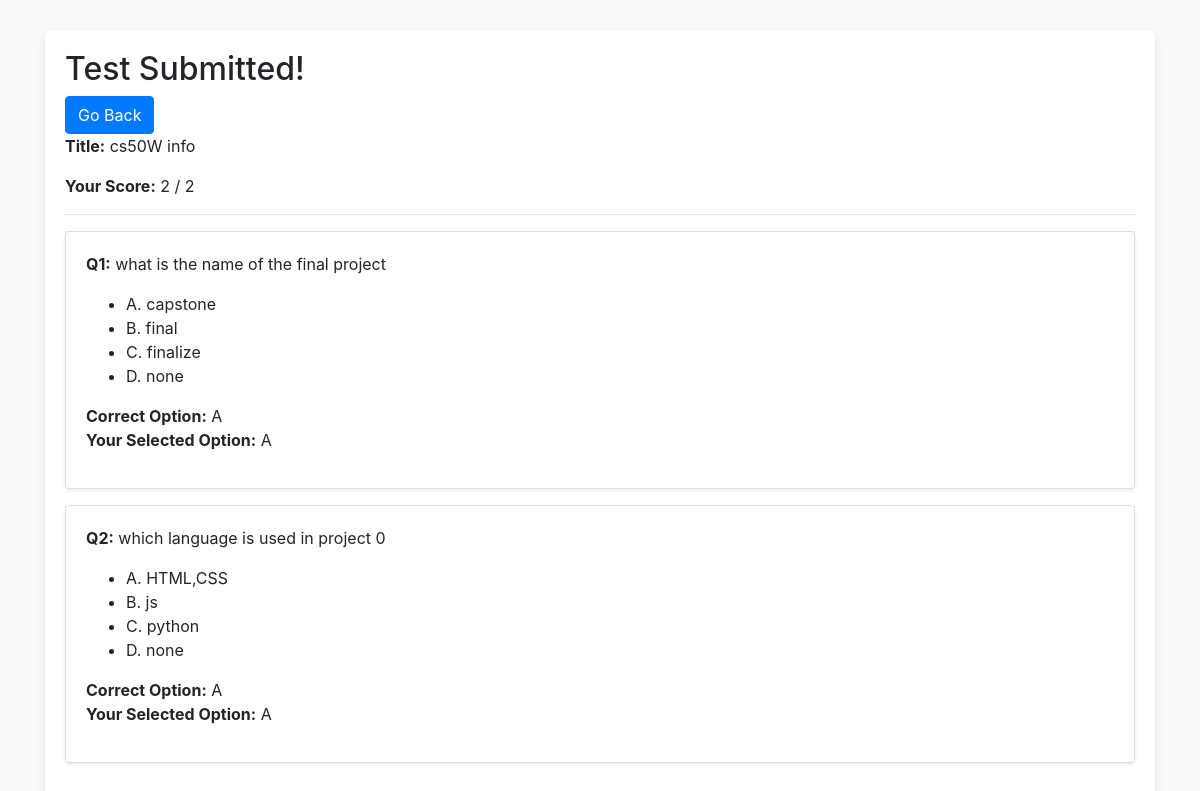
The app's page /score/14 (signed in) with its own data.
### quizApp/models.py (models this page shows, shortened)
class Test(models.Model):
    teacher = models.ForeignKey(User,on_delete=models.CASCADE,limit_choices_to={'user_type':'Teacher'})
    title = models.CharField(max_length=100)
    room_id = models.CharField(max_length=20,unique=True,blank=True)
    allowed_students = models.ManyToManyField(User,related_name="assigned_tests",blank=True,
                                              limit_choices_to={'user_type': 'Student'})
    start_time=models.DateTimeField()
    duration_minutes=models.PositiveIntegerField()
    created_at = models.DateTimeField(auto_now_add=True)
    def serialize(self):
        return {
            "id":self.id,
            "teacher": {
            "id": self.teacher.id,
            "username": self.teacher.username,
            "email": self.teacher.email,
            "name": self.teacher.get_full_name()
            },
            "room_id":self.room_id,
            "title": self.title,
            "start_time": self.start_time,
            "duration_minutes": self.duration_minutes,
            "total_allowed_students":self.allowed_students.count(),
            "total_students_appeared":StudentTest.objects.filter(test=self).count()
        }

class Question(models.Model):
    test = models.ForeignKey(Test,on_delete=models.CASCADE,related_name='questions')
    question_text = models.TextField()
    option_a = models.CharField(max_length=200)
    option_b = models.CharField(max_length=200)
    option_c = models.CharField(max_length=200)
    option_d = models.CharField(max_length=200)
    correct_option = models.CharField(max_length=1)
    def serialize(self):
        return {
            "question_text":self.question_text,
            "option_a":self.option_a,
            "option_b":self.option_b,
            "option_c":self.option_c,
            "option_d":self.option_d,
            "correct_option":self.correct_option
        }

### quizApp/views.py (the view)
# urls.py: path("score/<int:testID>",views.score,name="score"),
def score(request, testID):
    if not request.user.is_authenticated:
        return JsonResponse({'error': 'Authentication required.'}, status=401)
    if request.user.user_type != 'Student':
        return JsonResponse({'error': 'Only students can access this view.'}, status=403)
    if request.method == 'GET':
        test = get_object_or_404(Test, pk=testID)
        now = timezone.now()
        end_time = test.start_time + timezone.timedelta(minutes=test.duration_minutes)
        if end_time > now:
            return JsonResponse({'error': 'Score is available only after the test has ended.'}, status=403)
        try:
            student_test = StudentTest.objects.get(student=request.user, test=test)
        except StudentTest.DoesNotExist:
            return JsonResponse({'error': 'No submission found for this test.'}, status=404)
        score = student_test.score
        total = test.questions.count()
        return render(request, 'quizApp/score.html', {
            "score": score,
            "total": total,
            "test": test.serialize(),
            "questions":[
                {
                    **question.serialize(),
                    "selected_option":next(
                        (answer.selected_option
                         for answer in student_test.answers.all()
                         if answer.question_id == question.id),
                        None
                    )
                }
                for question in test.questions.all()
            ]
        })
    return JsonResponse({'error': 'GET request required.'}, status=400)

### quizApp/templates/quizApp/score.html
{% extends "quizApp/layout.html" %}
{% block body %}
    <h2>Test Submitted!</h2>
    <a href="{% url 'index' %}" class="btn btn-primary">Go Back</a>
    <p><strong>Title:</strong> {{ test.title }}</p>
    <p><strong>Your Score:</strong> {{ score }} / {{ total }}</p>
    <hr>
    {% for question in questions %}
    <div class="card mb-3 shadow-sm">
        <div class="card-body">
            <p><strong>Q{{ forloop.counter }}:</strong> {{ question.question_text }}</p>
            <ul>
                <li>A. {{ question.option_a }}</li>
                <li>B. {{ question.option_b }}</li>
                <li>C. {{ question.option_c }}</li>
                <li>D. {{ question.option_d }}</li>
            </ul>
            <p>
                <strong>Correct Option:</strong> {{ question.correct_option }} <br>
                <strong>Your Selected Option:</strong>
                {% if question.selected_option %}
                    {{ question.selected_option }}
                {% else %}
                    <span class="text-danger">Not Answered</span>
                {% endif %}
            </p>
        </div>
    </div>
    {% endfor %}
{% endblock %}

### quizApp/templates/quizApp/layout.html (style rules this page uses)
body { background-color: #f8f9fa; }

### records on screen
Test: title "cs50W info"
Question: question_text "what is the name of the final project", option_a "capstone", option_b "final", option_c "finalize", option_d "none"
Question: question_text "which language is used in project 0", option_a "HTML,CSS", option_b "js", option_c "python", option_d "none"

### other values on screen
{{ score }} "2"
{{ total }} "2"
{{ question.correct_option }} "A" "A"
{{ question.selected_option }} "A" "A"
